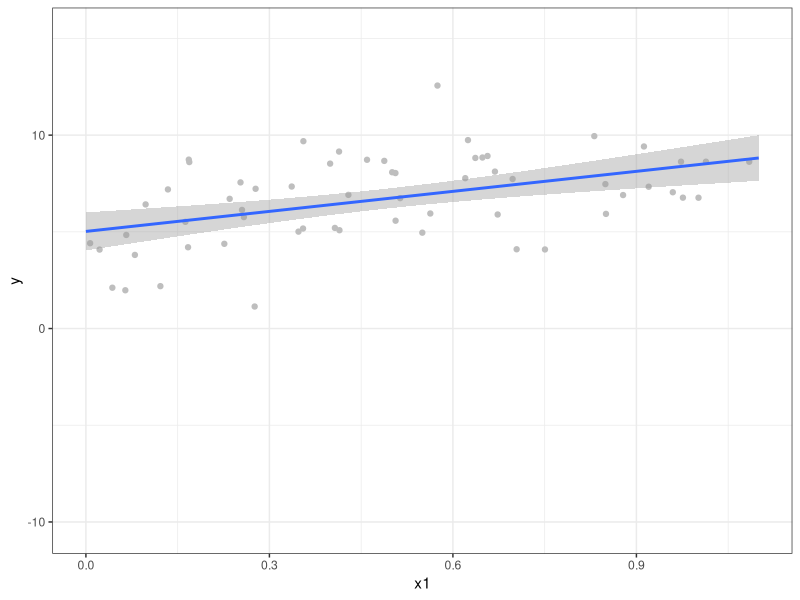
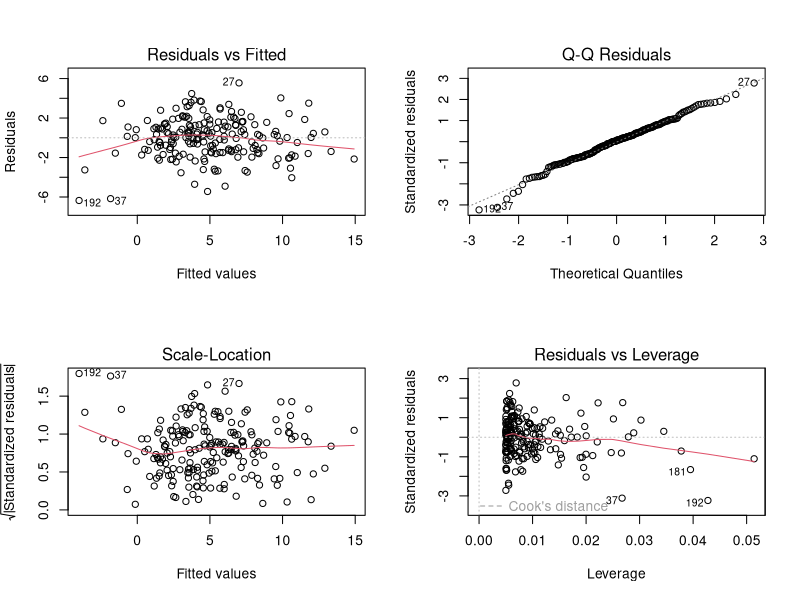
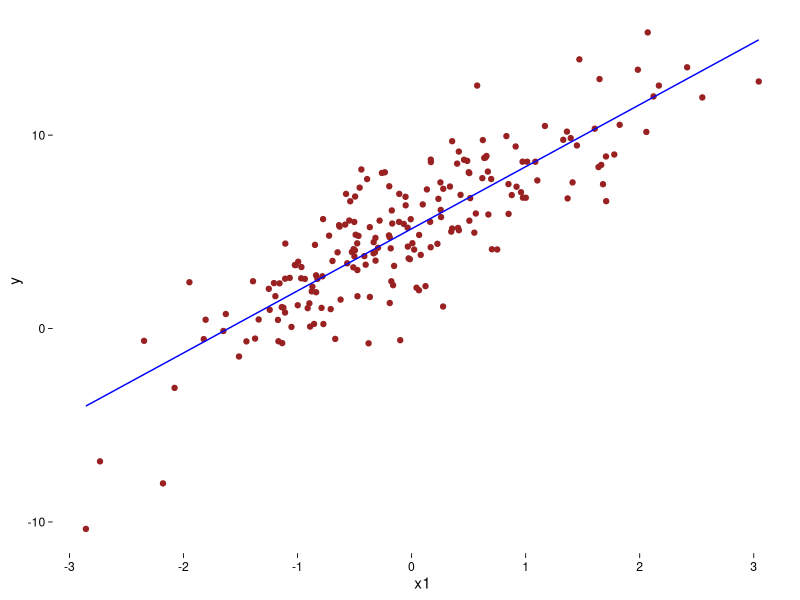

These figures' R source, in order:
## ---- chunk 1
    # loading in required packages
    if (!require("mvtnorm")) install.packages("mvtnorm"); library(mvtnorm)
## ---- chunk 2
sim.linmod <- function(n, b, noise.sd, rho.x = 0) {
    
	# How many regressors?
	p <- length(b)

  # First, define a covariance matrix (Sigma) for the regressors. 
	# Note: assume that an intercept is also included in b.
  Sigma <- diag(p - 1)
  Sigma[upper.tri(Sigma)] <- Sigma[lower.tri(Sigma)] <- rho.x
  
  # Draw the design matrix from a multivariate normal.
	x <- rmvnorm(n = n, sigma = Sigma)

  # Then generate y as a function of x and gaussian noise.
  # A linear model of the form: y = Xb + e;
  # use matrix multiplication operator    
  y <- cbind(1, x) %*% b + rnorm(n, mean = 0, sd = noise.sd)

  # put x and y in a dataframe
  data <- data.frame(y, x)

  # rename all the x variables so that they have the following format:
  # x1, x2, ...
  names(data)[2:p] <- paste0("x", 1:(p - 1))

  return(data)
}

# lets try it out
set.seed(1234)
data <- sim.linmod(200, c(5, 3, -2), 2, 0.3)
head(data)

# output should be:
#           y         x1          x2
# 1 -1.088649 -1.1509832  0.09103446
# 2 11.527929  0.7159032 -2.15395689
# 3  4.529436  0.5009523  0.56531759
# 4  2.503199 -0.6510388 -0.62752183
# 5  5.686707 -0.6929845 -0.96538910
# 6  5.555835 -0.6231786 -1.05924053
# ...
## ---- chunk 3

set.seed(1234)
trainData <- sim.linmod(200, c(5, 3), 2)
head(trainData)

# output should be:
#            y         x1
# 1  2.3492564 -1.2070657
# 2  7.2258253  0.2774292
# 3  8.6243514  1.0844412
# 4 -0.6356261 -2.3456977
# 5  6.9107361  0.4291247
# 6  8.0390924  0.5060559
# ...
## ---- chunk 4
library(ggplot2)
# generate the figure
figure <- ggplot(trainData, aes(x1, y))+
  geom_point(shape = 19, colour = 'gray')+
  geom_smooth(method = lm, formula = y ~ x, se = TRUE, fullrange = T)+
  scale_x_continuous(limits = c(0, 1.1))+
  theme_bw()

# show the figure in the report
print(figure)
## ---- chunk 5
# regress y on x
lmfit <- lm(y ~ x1, data = trainData)

# use the "summary" command on results to get a more detailed overview of the
# fit, you will get additional info like standard errors
summary(lmfit)

# extract the coefficients with SE's, t-statistics and p-values
# note that this is a matrix so we can extract anything we like from here
print(summary(lmfit)$coef) 
## ---- chunk 6
par(mfrow = c(2, 2))
plot(lmfit)
par(mfrow = c(1, 1))
## ---- chunk 7
trainPredictions <- fitted(lmfit)
head(trainPredictions)
## ---- chunk 8
trainMSE <- mean((trainPredictions - trainData$y)^2)
trainMSE
## ---- chunk 9
baseMSE <- mean((mean(trainData$y) - trainData$y)^2)
baseMSE
## ---- chunk 10
set.seed(4321)
testData <- sim.linmod(100, c(5, 3), 2)
head(testData)
## ---- chunk 11
testPredictions <- predict(lmfit, testData)
head(testPredictions)
# compute the mean square error between predictions and true values, y
testMSE <- mean((testPredictions - testData$y)^2)
testMSE
# and benchmark against MSE of just the sample mean of the training set
test_baseMSE <- mean((mean(trainData$y) - testData$y)^2 )
test_baseMSE
## ---- chunk 12
lmfit2 <-lm(y ~ x1 + sqrt(abs(x1)) - 1, data = trainData)
lmfit2
summary(lmfit2)
## ---- chunk 13
linearmodel <- function(data, intercept = TRUE) {

    # we will assume that first column is the response variable
    # an all others are having a form: x1, x2, ...
    
    # number of features
    m <- ncol(data) - 1

    # first we need to add a vector of 1's to our x (intercept),
    # if instructed by the intercept argument
    if (intercept) {
        X <- cbind(1, as.matrix(data[, 2:(m + 1)]))
    } else {
        X <- as.matrix(data[, 2:(m + 1)])
    }
    y <- data$y

    # now implement the analytical solution 
    # using the matrix operations  
    # hint: check "solve" command
    bhat <- solve(t(X) %*% X) %*% t(X) %*% y

    # compute the predictions for the training data, i.e. fitted values
    yhat <- X %*% bhat

    # compute the mean square error for the training data, between y and yhat
    MSE <- mean((yhat - y)^2)

    return(list(coef = bhat, predictions = yhat, MSE = MSE))
}

# check out the function
lmmefit <- linearmodel(trainData)
lmmefit$coef

# compare it to the output of the lm function
coefficients(lmfit) 
## ---- chunk 14

# first create an additional data frame with x1 variable from trainData as one
# column and predictions from the model, yhat, as a second model
predData <- data.frame(x1 = trainData$x1, yhat = lmmefit$predictions) 

# generate the figure
figure <- 
    ggplot(trainData, aes(y = y, x = x1)) + 
    geom_point(size = 1.5, color = "#992121") +

    # you will need to use geom_line, but now with
    # predData, to illustrate the linearmodel fit
    geom_line(data = predData, aes(x = x1, y = yhat), 
              color = "blue") +

    theme(
        panel.grid.major = element_blank(),
        panel.grid.minor = element_blank(),
        panel.border = element_blank(),
        panel.background = element_blank(),
        axis.line.x = element_blank(),
        axis.line.y = element_blank(),
        axis.ticks = element_line(lineend = 4, linetype = 1, 
                                  colour = "black", size = 0.3), 
        axis.text = element_text(colour = "black"),
        axis.text.x = element_text(vjust = 0.5),
        validate = TRUE
    )

# show the figure in the report
print(figure)
